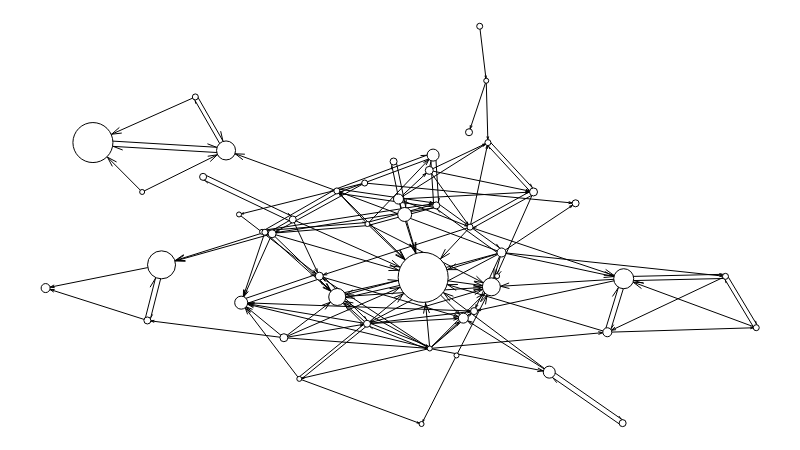

This figure's notebook cell:
### Code cell
time13 = '2019-11-11 20:00:00'
time14 = '2019-11-11 20:10:00'

g7,sizes7 = make_time_graph(connection,time13,time14,game)
g7.scale_nodes_size(sizes7)
g7.move('kamada_kawai')
g7.label_nodes()
g7.set_all_nodes('labpos', 'hover')
g7.draw()

### Figure 1 — Plotly figure (JSON) as saved in the notebook; plotly's stock layout.template omitted (floating-point values rounded to 4 significant figures; data arrays with more than 128 entries replaced by an {"elided": "..."} marker saying what was removed)
{"data": [{"hoverinfo": "none", "line": {"color": "rgb(127, 127, 127)", "dash": "solid", "width": 0}, "mode": "lines", "type": "scatter", "uid": "3bdcdf51-c2d6-484f-9ccc-a16565fa29b4", "x": [0.4847, 0.4847, null, 0, 1, null], "y": [0, 1, null, 0.4501, 0.4501, null]}, {"hoverinfo": "none", "line": {"color": "rgb(0, 0, 0)", "dash": "solid", "width": 1}, "mode": "lines", "type": "scatter", "uid": "6cdef495-c3bf-4513-9e78-2bf2d4a29239", "x": {"elided": "1089 float values"}, "y": {"elided": "1089 float values"}}, {"hoverinfo": "text", "marker": {"color": "rgb(255, 255, 255)", "line": {"color": "rgb(0, 0, 0)", "width": 1}, "size": 5, "symbol": "circle"}, "mode": "markers", "text": ["PG_Esports", "Shenpai", "JelyFishTN", "TurntheSlayer", "KeriosRiven", "SaltyTeemo", "PinkWardlol", "피닉스박1", "Anklespankin", "たぬき忍者"], "textfont": {"color": "rgb(0, 0, 0)"}, "textposition": "middle center", "type": "scatter", "uid": "a85a91dc-e831-466e-b500-424a23abca56", "x": [0.62, 0.5782, 0.3046, 0.2721, 0.4529, 0.529, 0.5406, 0.1358, 0.357, 0.6353], "y": [0.863, 0.1724, 0.4832, 0.5268, 0.5028, 0, 0.1899, 0.5834, 0.1135, 0.3719]}, {"hoverinfo": "text", "marker": {"color": "rgb(255, 255, 255)", "line": {"color": "rgb(0, 0, 0)", "width": 1}, "size": 7, "symbol": "circle"}, "mode": "markers", "text": ["Overpow", "Opat04", "FabulousN", "Kandyland", "ESL_it", "ElOjoNinja", "Herdyn", "Solaaaa", "foggedftw2", "TobiasFate"], "textfont": {"color": "rgb(0, 0, 0)"}, "textposition": "middle center", "type": "scatter", "uid": "7bde677d-bb60-4ea3-8271-485962183dc8", "x": [0.7458, 0.3477, 0.4896, 0.812, 0.5958, 0.5497, 0.2216, 0.1432, 0.4523, 0.6029], "y": [0.5549, 0.5141, 0.66, 0.002238, 0.7335, 0.5496, 0.6214, 0.2604, 0.2521, 0.2839]}, {"hoverinfo": "text", "marker": {"color": "rgb(255, 255, 255)", "line": {"color": "rgb(0, 0, 0)", "width": 1}, "size": 6, "symbol": "circle"}, "mode": "markers", "text": ["IFresh_HD", "OgamingLoL", "Flashynthen1ght", "Kyrenis", "Zeling", "Katth", "인간젤리", "Flanalistaa", "rangerlol1"], "textfont": {"color": "rgb(0, 0, 0)"}, "textposition": "middle center", "type": "scatter", "uid": "501d4a2d-0de6-45bc-aea1-2b81ab5db887", "x": [0.5973, 0.6224, 0.449, 0.6108, 0.3085, 0.4098, 0.2107, 0.9567, 1], "y": [0.495, 0.7075, 0.6059, 1, 0.4821, 0.586, 0.8223, 0.3712, 0.2422]}, {"hoverinfo": "text", "marker": {"color": "rgb(255, 255, 255)", "line": {"color": "rgb(0, 0, 0)", "width": 1}, "size": 12, "symbol": "circle"}, "mode": "markers", "text": ["Werlyb", "Locodoco"], "textfont": {"color": "rgb(0, 0, 0)"}, "textposition": "middle center", "type": "scatter", "uid": "5bf17840-9b6f-4cb8-9c4d-7a3f688c0ef3", "x": [0.5453, 0.7088], "y": [0.6761, 0.1304]}, {"hoverinfo": "text", "marker": {"color": "rgb(255, 255, 255)", "line": {"color": "rgb(0, 0, 0)", "width": 1}, "size": 8, "symbol": "circle"}, "mode": "markers", "text": ["RezoneGAMES", "AdamKissAK", "Nono_LoL", "Skyyart", "tarzaned"], "textfont": {"color": "rgb(0, 0, 0)"}, "textposition": "middle center", "type": "scatter", "uid": "a0cabd73-9bd0-48d4-baa0-6cf76ce87c89", "x": [0.3353, 0.3187, 0.6865, 0.5399, 0.3851], "y": [0.217, 0.4783, 0.5834, 0.6377, 0.3717]}, {"hoverinfo": "text", "marker": {"color": "rgb(255, 255, 255)", "line": {"color": "rgb(0, 0, 0)", "width": 1}, "size": 14, "symbol": "circle"}, "mode": "markers", "text": ["ThaldrinLol"], "textfont": {"color": "rgb(0, 0, 0)"}, "textposition": "middle center", "type": "scatter", "uid": "d3db367d-b94f-4cb8-af3e-c4f9c80edc57", "x": [0.5052], "y": [0.5268]}, {"hoverinfo": "text", "marker": {"color": "rgb(255, 255, 255)", "line": {"color": "rgb(0, 0, 0)", "width": 1}, "size": 9, "symbol": "circle"}, "mode": "markers", "text": ["esl_summonersinn", "grafo", "pimpimenta"], "textfont": {"color": "rgb(0, 0, 0)"}, "textposition": "middle center", "type": "scatter", "uid": "846c3de8-a2ad-43cf-a065-4b7e65a51be3", "x": [0, 0.6415, 0.7904], "y": [0.3418, 0.4313, 0.2307]}, {"hoverinfo": "text", "marker": {"color": "rgb(255, 255, 255)", "line": {"color": "rgb(0, 0, 0)", "width": 1}, "size": 10, "symbol": "circle"}, "mode": "markers", "text": ["Crocodyle_lol", "Metaphor"], "textfont": {"color": "rgb(0, 0, 0)"}, "textposition": "middle center", "type": "scatter", "uid": "d829ae8c-7204-4b75-bb5b-b8bed03d5f6d", "x": [0.4966, 0.5878], "y": [0.5656, 0.2662]}, {"hoverinfo": "text", "marker": {"color": "rgb(255, 255, 255)", "line": {"color": "rgb(0, 0, 0)", "width": 1}, "size": 28, "symbol": "circle"}, "mode": "markers", "text": ["NoWay4u_Sir"], "textfont": {"color": "rgb(0, 0, 0)"}, "textposition": "middle center", "type": "scatter", "uid": "8abb1b84-a899-4870-b7ea-f47746b7185d", "x": [0.1631], "y": [0.4002]}, {"hoverinfo": "text", "marker": {"color": "rgb(255, 255, 255)", "line": {"color": "rgb(0, 0, 0)", "width": 1}, "size": 40, "symbol": "circle"}, "mode": "markers", "text": ["한동숙"], "textfont": {"color": "rgb(0, 0, 0)"}, "textposition": "middle center", "type": "scatter", "uid": "1f9b4ce8-e885-4b40-8d4d-15a0fee45e9c", "x": [0.06655], "y": [0.7076]}, {"hoverinfo": "text", "marker": {"color": "rgb(255, 255, 255)", "line": {"color": "rgb(0, 0, 0)", "width": 1}, "size": 19, "symbol": "circle"}, "mode": "markers", "text": ["서새봄냥"], "textfont": {"color": "rgb(0, 0, 0)"}, "textposition": "middle center", "type": "scatter", "uid": "7b5c4bec-ba3f-4251-94d5-e5e45edabada", "x": [0.2539], "y": [0.6878]}, {"hoverinfo": "text", "marker": {"color": "rgb(255, 255, 255)", "line": {"color": "rgb(0, 0, 0)", "width": 1}, "size": 20, "symbol": "circle"}, "mode": "markers", "text": ["jovirone"], "textfont": {"color": "rgb(0, 0, 0)"}, "textposition": "middle center", "type": "scatter", "uid": "c084fbbc-656e-464d-900d-dc0cab896baa", "x": [0.8135], "y": [0.3653]}, {"hoverinfo": "text", "marker": {"color": "rgb(255, 255, 255)", "line": {"color": "rgb(0, 0, 0)", "width": 1}, "size": 17, "symbol": "circle"}, "mode": "markers", "text": ["Shiphtur"], "textfont": {"color": "rgb(0, 0, 0)"}, "textposition": "middle center", "type": "scatter", "uid": "87802fe0-7454-445a-8de0-c367870edae1", "x": [0.4103], "y": [0.3194]}, {"hoverinfo": "text", "marker": {"color": "rgb(255, 255, 255)", "line": {"color": "rgb(0, 0, 0)", "width": 1}, "size": 18, "symbol": "circle"}, "mode": "markers", "text": ["imaqtpie"], "textfont": {"color": "rgb(0, 0, 0)"}, "textposition": "middle center", "type": "scatter", "uid": "a159a779-b703-4d0a-8c59-41f9331042ab", "x": [0.6272], "y": [0.3449]}, {"hoverinfo": "text", "marker": {"color": "rgb(255, 255, 255)", "line": {"color": "rgb(0, 0, 0)", "width": 1}, "size": 13, "symbol": "circle"}, "mode": "markers", "text": ["hashinshin"], "textfont": {"color": "rgb(0, 0, 0)"}, "textposition": "middle center", "type": "scatter", "uid": "60ddf304-61e5-4df1-be3d-59fa97273f2f", "x": [0.2752], "y": [0.3051]}, {"hoverinfo": "text", "marker": {"color": "rgb(255, 255, 255)", "line": {"color": "rgb(0, 0, 0)", "width": 1}, "size": 50, "symbol": "circle"}, "mode": "markers", "text": ["Yassuo"], "textfont": {"color": "rgb(0, 0, 0)"}, "textposition": "middle center", "type": "scatter", "uid": "e2c46786-ca25-48ad-8f1d-49bacef55a79", "x": [0.5313], "y": [0.3686]}, {"hoverinfo": "none", "mode": "text", "text": [], "textfont": {"color": "rgb(255, 255, 255)"}, "textposition": "middle center", "type": "scatter", "uid": "fafb0ade-4617-407a-b579-7ae7ce2efa91", "x": [], "y": []}, {"hoverinfo": "none", "mode": "text", "text": [null, null, null, null, null, null, null, null, null, null, null, null, null, null, null, null, null, null, null, null, null, null, null, null, null, null, null, null, null, null, null, null, null, null, null, null, null, null, null, null, null, null, null, null, null, null, null, null, null, null], "textfont": {"color": "rgb(0, 0, 0)"}, "textposition": "middle center", "type": "scatter", "uid": "0f029eb5-198d-47aa-8db1-e3a6f4c503f5", "x": [0.62, 0.7458, 0.5973, 0.6224, 0.3477, 0.4896, 0.5453, 0.449, 0.3353, 0.812, 0.5052, 0.3187, 0.6865, 0.5958, 0, 0.4966, 0.5782, 0.5399, 0.6108, 0.5497, 0.3085, 0.2216, 0.1631, 0.3046, 0.1432, 0.2721, 0.4098, 0.4529, 0.529, 0.2107, 0.5406, 0.06655, 0.1358, 0.2539, 0.5878, 0.6415, 0.8135, 0.4103, 0.357, 0.9567, 1, 0.4523, 0.6272, 0.2752, 0.7088, 0.6353, 0.5313, 0.6029, 0.7904, 0.3851], "y": [0.863, 0.5549, 0.495, 0.7075, 0.5141, 0.66, 0.6761, 0.6059, 0.217, 0.002238, 0.5268, 0.4783, 0.5834, 0.7335, 0.3418, 0.5656, 0.1724, 0.6377, 1, 0.5496, 0.4821, 0.6214, 0.4002, 0.4832, 0.2604, 0.5268, 0.586, 0.5028, 0, 0.8223, 0.1899, 0.7076, 0.5834, 0.6878, 0.2662, 0.4313, 0.3653, 0.3194, 0.1135, 0.3712, 0.2422, 0.2521, 0.3449, 0.3051, 0.1304, 0.3719, 0.3686, 0.2839, 0.2307, 0.3717]}, {"hoverinfo": "none", "mode": "text", "text": {"elided": "137 null values"}, "textfont": {"color": "rgb(0, 0, 0)"}, "textposition": "middle center", "type": "scatter", "uid": "bfbbca33-1217-49bc-a8ab-02f71b6d79b4", "x": {"elided": "137 float values"}, "y": {"elided": "137 float values"}}, {"hoverinfo": "none", "marker": {"color": "rgba(255, 255, 255, 0)", "line": {"color": "rgba(255, 255, 255, 0)", "width": 0}, "size": 0, "symbol": "circle"}, "mode": "markers", "type": "scatter", "uid": "84825ec2-d9c1-4aa8-955f-5eb744820364", "x": [0.5, 0, 1, 0.5], "y": [0, 0.5, 0.5, 1]}], "layout": {"height": 450, "margin": {"b": 0, "l": 0, "r": 0, "t": 0}, "plot_bgcolor": "rgb(255, 255, 255)", "showlegend": false, "width": 800, "xaxis": {"fixedrange": true, "showgrid": false, "showticklabels": false, "zeroline": false}, "yaxis": {"fixedrange": true, "showgrid": false, "showticklabels": false, "zeroline": false}}}
